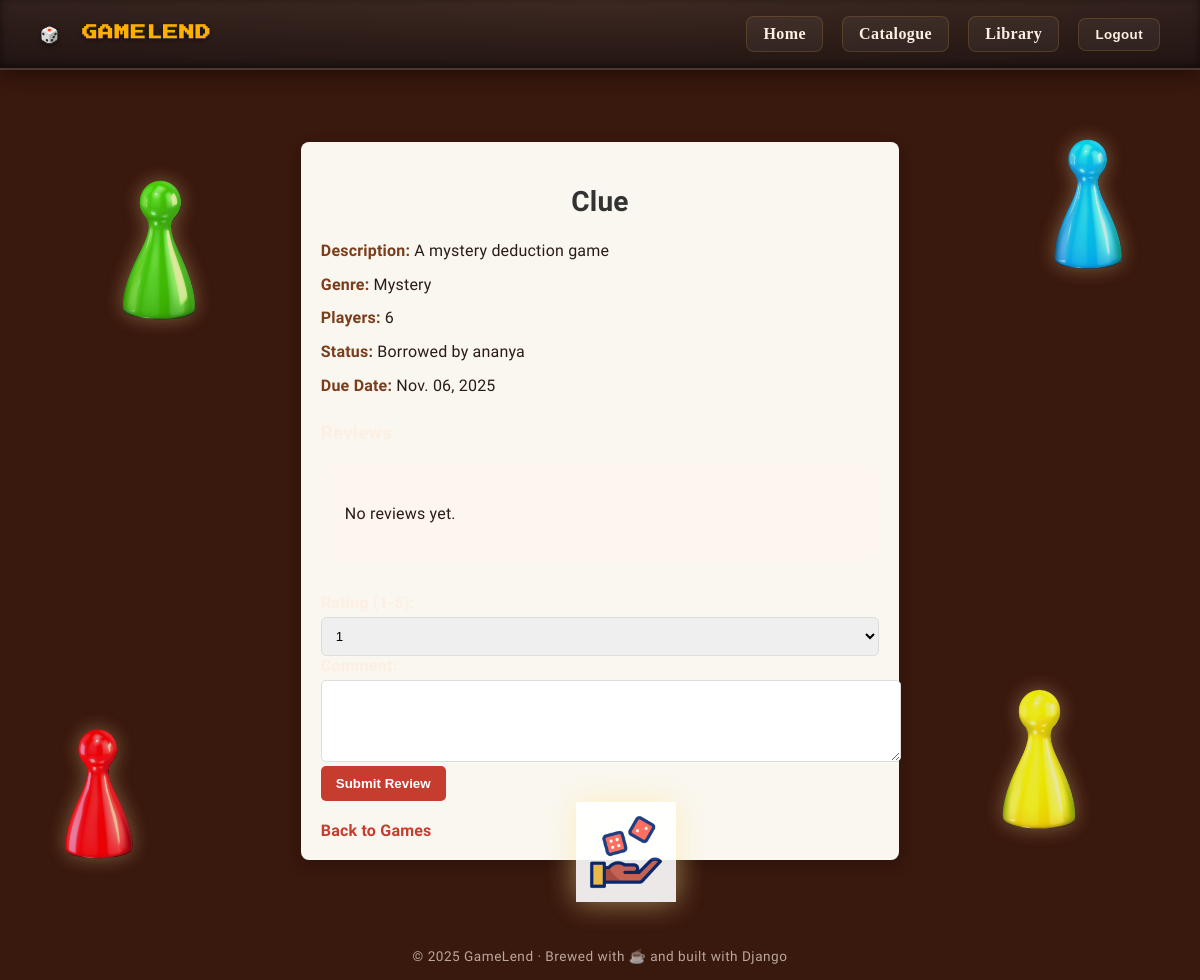
The page /games/4/ (signed in) on the database its author committed.
### games/models.py (models this page shows, shortened)
class BoardGame(models.Model):
    title = models.CharField(max_length=100)
    description = models.TextField()
    genre = models.CharField(max_length=50)
    player_count = models.IntegerField()
    borrowed_by = models.ForeignKey(User, on_delete=models.SET_NULL, null=True, blank=True, related_name='borrowed_games')
    borrowed_date = models.DateField(null=True, blank=True)
    due_date = models.DateField(null=True, blank=True)
    return_date = models.DateTimeField(null=True, blank=True)
    is_available = models.BooleanField(default=True)  # Indicates if the game is available for borrowing

### games/views.py (the view)
# urls.py: path('<int:game_id>/', views.game_detail, name='game_detail'),
@login_required
def game_detail(request, game_id):
    game = get_object_or_404(BoardGame, id=game_id)
    reviews = game.reviews.all()
    return render(request, 'games/game_detail.html', {'game': game, 'reviews': reviews})

### games/templates/games/game_detail.html (shortened to what this page needs)
{% extends "games/base.html" %}
{% block content %}
<div class="game-container">
    <h2>{{ game.title }}</h2>
    <div class="game-info">
        <p><strong>Description:</strong> {{ game.description }}</p>
        <p><strong>Genre:</strong> {{ game.genre }}</p>
        <p><strong>Players:</strong> {{ game.player_count }}</p>
        <p><strong>Status:</strong>
            {% if game.is_available %}
                Available
            {% else %}
                Borrowed by {{ game.borrowed_by.username }}
            {% endif %}
        </p>
        <p><strong>Due Date:</strong>
            {% if game.due_date %}
                {{ game.due_date|date:"M. d, Y" }}
            {% else %}
                N/A
            {% endif %}
        </p>
    </div>
    <h3>Reviews</h3>
    <div class="reviews-section">
        {% if game.reviews.count > 0 %}
            {% for review in game.reviews.all %}
                <div class="review-item">
                    <strong>{{ review.user.username }}:</strong>
                    <p>Rating: {{ review.rating }} / 5</p>
                    <p>{{ review.comment }}</p>
                    <small>Reviewed on {{ review.created_at|date:"F j, Y" }}</small>
                   {% if review.user == user or user.is_superuser %}
    <a href="{% url 'edit_review' review.id %}" class="button">Edit Review</a>
    <a href="{% url 'delete_review' review.id %}" class="button" style="color:#b22222; margin-left:10px;">Delete</a>
{% endif %}
                </div>
            {% endfor %}
        {% else %}
            <p>No reviews yet.</p>
        {% endif %}
    </div>
    {% if user.is_authenticated %}
    <div class="review-form">
       <form method="POST" action="{% if review %}{% url 'edit_review' review.id %}{% else %}{% url 'add_review' game.id %}{% endif %}">
            <label for="rating">Rating (1-5):</label>
            <select id="rating" name="rating" required>
                <option value="1" {% if review and review.rating == 1 %}selected{% endif %}>1</option>
            </select>
            <label for="comment">Comment:</label>
            <textarea id="comment" name="comment" rows="4" required>{{ review.comment|default:'' }}</textarea>
            <button type="submit">
                {% if review %}Save Changes{% else %}Submit Review{% endif %}
            </button>
        </form>
    </div>
    {% endif %}
    <a href="{% url 'game_list' %}" class="back-link">Back to Games</a>
</div>
{% endblock %}

### games/templates/games/base.html (style rules this page uses)
:root { --bg-dark: #39180d; --bg-card: #39180d; --bg-hover: #39180d; --accent: #ffb703; --accent-hover: #f4a261; --text-light: #fcefe3; }
body { margin: 0; padding: 0; font-family: 'Chakra Petch', sans-serif; background-color: var(--bg-dark); color: var(--text-light); display: flex; flex-direction: column; min-height: 100vh; letter-spacing: 0.2px; }
.reviews-section { background-color: #fdf6ef; border-radius: 10px; padding: 1.5rem; color: #2b1b17; }
.game-info { color: #2b1b17; line-height: 1.6; font-size: 1rem; margin-bottom: 1.5rem; }
.game-info strong { color: #7a3e1d; font-weight: 600; }
.reviews-section h3, .reviews-section h2, .reviews-section p, .reviews-section small { color: #2b1b17 !important; }

### games/templates/games/game_detail.html (style rules this page uses)
.game-container { max-width: 800px; margin: 40px auto; padding: 20px; background-color: #FAF7F0; border-radius: 8px; box-shadow: 0px 5px 15px rgba(0, 0, 0, 0.2); }
h2 { font-size: 28px; color: #333; text-align: center; margin-bottom: 20px; }
.game-info p { margin: 8px 0; }
.reviews-section { margin-top: 20px; }
.review-form { margin-top: 30px; }
.review-form label { font-weight: bold; font-size: 16px; }
.review-form textarea, .review-form select { width: 100%; padding: 10px; margin-top: 5px; border: 1px solid #ddd; border-radius: 5px; }
.review-form button { background-color: #C63D2F; color: white; padding: 10px 15px; border-radius: 5px; font-weight: bold; border: none; cursor: pointer; transition: background-color 0.3s ease; }
.back-link { display: inline-block; margin-top: 20px; color: #C63D2F; font-weight: bold; text-decoration: none; }

### rows shown on the page
BoardGame: title "Clue", description "A mystery deduction game", genre "Mystery", player_count "6", borrowed_by.username "ananya", due_date "Nov. 06, 2025"
